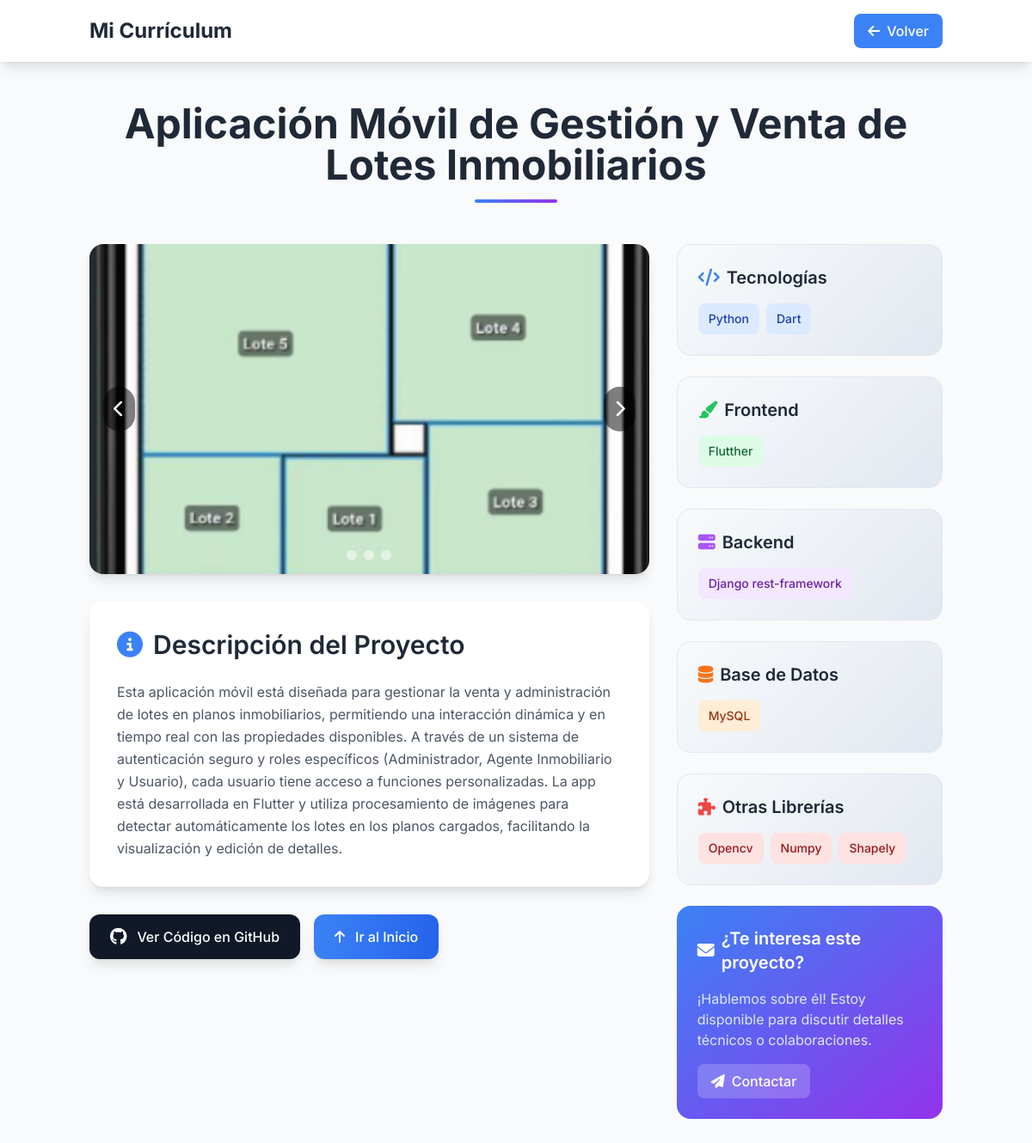
Screenshot of /proyecto/1/ with the database file from the repository.
### curriculum/models.py (models this page shows, shortened)
class Proyecto(models.Model):
    ESTADO_CHOICES = [
        ('desarrollo', 'En Desarrollo'),
        ('completado', 'Completado'),
        ('pausado', 'Pausado'),
        ('mantenimiento', 'En Mantenimiento'),
    ]
    titulo = models.CharField(max_length=100, verbose_name="Título del proyecto")
    descripcion = models.TextField(verbose_name="Descripción detallada")
    descripcion_corta = models.CharField(
        max_length=200,
        blank=True,
        null=True,
        verbose_name="Descripción corta",
        help_text="Descripción breve para mostrar en la vista principal"
    )
    link_github = models.URLField(blank=True, null=True, verbose_name="Enlace a GitHub")
    link_demo = models.URLField(blank=True, null=True, verbose_name="Enlace a demostración")
    tecnologias = models.CharField(
        max_length=300,
        blank=True,
        null=True,
        verbose_name="Tecnologías principales",
        help_text="Separar con comas (ej: Python, Django, PostgreSQL)"
    )
    frontend = models.CharField(
        max_length=200,
        blank=True,
        null=True,
        verbose_name="Tecnologías Frontend",
        help_text="Separar con comas (ej: React, Vue.js, HTML, CSS)"
    )
    backend = models.CharField(
        max_length=200,
        blank=True,
        null=True,
        verbose_name="Tecnologías Backend",
        help_text="Separar con comas (ej: Django, Node.js, Express)"
    )
    base_datos = models.CharField(
        max_length=200,
        blank=True,
        null=True,
        verbose_name="Base de datos",
        help_text="Separar con comas (ej: PostgreSQL, MongoDB, Redis)"
    )
    otras_librerias = models.CharField(
        max_length=200,
        blank=True,
        null=True,
        verbose_name="Otras librerías",
        help_text="Separar con comas (ej: TensorFlow, Pandas, JWT)"
    )
    estado = models.CharField(
        max_length=20,
        choices=ESTADO_CHOICES,
        default='desarrollo',
        verbose_name="Estado del proyecto"
    )
    fecha_inicio = models.DateField(blank=True, null=True, verbose_name="Fecha de inicio")
    fecha_fin = models.DateField(blank=True, null=True, verbose_name="Fecha de finalización")
    destacado = models.BooleanField(default=False, verbose_name="Proyecto destacado")
    orden = models.PositiveIntegerField(default=0, verbose_name="Orden de visualización")
    created_at = models.DateTimeField(auto_now_add=True)
    updated_at = models.DateTimeField(auto_now=True)
    class Meta:
        verbose_name = "Proyecto"
        verbose_name_plural = "Proyectos"
        ordering = ['-destacado', 'orden', '-created_at']

class ImagenProyecto(models.Model):
    proyecto = models.ForeignKey(
        Proyecto,
        related_name='imagenes',
        on_delete=models.CASCADE,
        verbose_name="Proyecto"
    )
    imagen = models.ImageField(
        upload_to='proyectos/',
        verbose_name="Imagen"
    )
    titulo = models.CharField(
        max_length=100,
        blank=True,
        null=True,
        verbose_name="Título de la imagen"
    )
    descripcion = models.TextField(
        blank=True,
        null=True,
        verbose_name="Descripción de la imagen"
    )
    orden = models.PositiveIntegerField(default=0, verbose_name="Orden")
    created_at = models.DateTimeField(auto_now_add=True)
    class Meta:
        verbose_name = "Imagen de Proyecto"
        verbose_name_plural = "Imágenes de Proyectos"
        ordering = ['orden', 'created_at']

### curriculum/views.py (the view)
# urls.py: path('proyecto/<int:proyecto_id>/', views.proyecto_detalle, name='proyecto_detalle'),
def proyecto_detalle(request, proyecto_id):
    proyecto = get_object_or_404(Proyecto, id=proyecto_id)
    return render(request, 'curriculum/proyecto_detalle.html', {
        'proyecto': proyecto
    })

### curriculum/templatetags/curriculum_extras.py (called while the page is built)
@register.filter
def split(value, arg):
    if value:
        return value.split(arg)
    return []

@register.filter
def trim(value):
    if value:
        return value.strip()
    return value

### curriculum/templates/curriculum/proyecto_detalle.html (shortened to what this page needs)
<!DOCTYPE html>
<html lang="es">
<head>
    {% load static %}
    {% load curriculum_extras %}
    <script src="https://cdn.tailwindcss.com"></script>
    <link rel="stylesheet" href="https://cdnjs.cloudflare.com/ajax/libs/font-awesome/6.4.0/css/all.min.css">
</head>
<body class="bg-gray-50 font-sans">
    <nav class="bg-white shadow-lg sticky top-0 z-50">
        <div class="container mx-auto px-4 py-4">
            <div class="flex items-center justify-between">
                <h1 class="text-2xl font-bold text-gray-800">Mi Currículum</h1>
                <a href="{% url 'home' %}"
                   class="inline-flex items-center px-4 py-2 bg-blue-500 hover:bg-blue-600 text-white rounded-lg transition-all duration-200 font-medium">
                    <i class="fas fa-arrow-left mr-2"></i>
                    Volver
                </a>
            </div>
        </div>
    </nav>
    <div class="container mx-auto px-4 py-12">
        <div class="text-center mb-12">
            <h1 class="text-5xl font-bold text-gray-800 mb-4">{{ proyecto.titulo }}</h1>
            <div class="w-24 h-1 bg-gradient-to-r from-blue-500 to-purple-600 mx-auto rounded-full"></div>
        </div>
        <div class="grid grid-cols-1 lg:grid-cols-3 gap-8">
            <div class="lg:col-span-2 space-y-8">
                <div class="bg-white rounded-2xl shadow-lg overflow-hidden">
                    <div class="relative h-96 bg-gray-100">
                        <div id="main-carousel" class="relative h-full carousel-fade">
                            {% for imagen in proyecto.imagenes.all %}
                            <div class="carousel-item absolute inset-0 {% if forloop.first %}active{% endif %}">
                            </div>
                            {% endfor %}
                        </div>
                        {% if proyecto.imagenes.count > 1 %}
                        <button onclick="prevSlide('main-carousel')"
                                class="absolute left-4 top-1/2 transform -translate-y-1/2 bg-black/50 hover:bg-black/70 text-white p-3 rounded-full transition-all duration-200">
                            <i class="fas fa-chevron-left text-xl"></i>
                        </button>
                        <button onclick="nextSlide('main-carousel')"
                                class="absolute right-4 top-1/2 transform -translate-y-1/2 bg-black/50 hover:bg-black/70 text-white p-3 rounded-full transition-all duration-200">
                            <i class="fas fa-chevron-right text-xl"></i>
                        </button>
                        <div class="absolute bottom-4 left-1/2 transform -translate-x-1/2 flex space-x-2">
                            {% for imagen in proyecto.imagenes.all %}
                            <button onclick="goToSlide('main-carousel', {{ forloop.counter0 }})"
                                    class="w-3 h-3 bg-white/50 rounded-full hover:bg-white/80 transition-all duration-200 {% if forloop.first %}bg-white{% endif %}"
                                    data-slide="{{ forloop.counter0 }}"></button>
                            {% endfor %}
                        </div>
                        {% endif %}
                    </div>
                </div>
                <div class="bg-white rounded-2xl shadow-lg p-8">
                    <h2 class="text-3xl font-semibold text-gray-800 mb-6 flex items-center">
                        <i class="fas fa-info-circle text-blue-500 mr-3"></i>
                        Descripción del Proyecto
                    </h2>
                    <div class="prose prose-lg max-w-none text-gray-600 leading-relaxed">
                        {{ proyecto.descripcion|linebreaks }}
                    </div>
                </div>
                <div class="flex flex-wrap gap-4">
                    {% if proyecto.link_github %}
                    <a href="{{ proyecto.link_github }}"
                       target="_blank"
                       class="inline-flex items-center px-6 py-3 bg-gray-900 hover:bg-gray-800 text-white rounded-xl transition-all duration-200 font-medium shadow-lg hover:shadow-xl">
                        <i class="fab fa-github mr-3 text-xl"></i>
                        Ver Código en GitHub
                    </a>
                    {% endif %}
                    <button onclick="window.scrollTo({top: 0, behavior: 'smooth'})"
                            class="inline-flex items-center px-6 py-3 bg-gradient-to-r from-blue-500 to-blue-600 hover:from-blue-600 hover:to-blue-700 text-white rounded-xl transition-all duration-200 font-medium shadow-lg hover:shadow-xl">
                        <i class="fas fa-arrow-up mr-3"></i>
                        Ir al Inicio
                    </button>
                </div>
            </div>
            <div class="space-y-6">
                {% if proyecto.tecnologias %}
                <div class="tech-stack-card rounded-2xl p-6">
                    <h3 class="text-xl font-semibold text-gray-800 mb-4 flex items-center">
                        <i class="fas fa-code text-blue-500 mr-2"></i>
                        Tecnologías
                    </h3>
                    <div class="flex flex-wrap gap-2">
                        {% for tech in proyecto.tecnologias|split:"," %}
                        <span class="px-3 py-2 bg-blue-100 text-blue-800 text-sm rounded-lg font-medium">
                            {{ tech|trim }}
                        </span>
                        {% endfor %}
                    </div>
                </div>
                {% endif %}
                {% if proyecto.frontend %}
                <div class="tech-stack-card rounded-2xl p-6">
                    <h3 class="text-xl font-semibold text-gray-800 mb-4 flex items-center">
                        <i class="fas fa-paint-brush text-green-500 mr-2"></i>
                        Frontend
                    </h3>
                    <div class="flex flex-wrap gap-2">
                        {% for tech in proyecto.frontend|split:"," %}
                        <span class="px-3 py-2 bg-green-100 text-green-800 text-sm rounded-lg font-medium">
                            {{ tech|trim }}
                        </span>
                        {% endfor %}
                    </div>
                </div>
                {% endif %}
                {% if proyecto.backend %}
                <div class="tech-stack-card rounded-2xl p-6">
                    <h3 class="text-xl font-semibold text-gray-800 mb-4 flex items-center">
                        <i class="fas fa-server text-purple-500 mr-2"></i>
                        Backend
                    </h3>
                    <div class="flex flex-wrap gap-2">
                        {% for tech in proyecto.backend|split:"," %}
                        <span class="px-3 py-2 bg-purple-100 text-purple-800 text-sm rounded-lg font-medium">
                            {{ tech|trim }}
                        </span>
                        {% endfor %}
                    </div>
                </div>
                {% endif %}
                {% if proyecto.base_datos %}
                <div class="tech-stack-card rounded-2xl p-6">
                    <h3 class="text-xl font-semibold text-gray-800 mb-4 flex items-center">
                        <i class="fas fa-database text-orange-500 mr-2"></i>
                        Base de Datos
                    </h3>
                    <div class="flex flex-wrap gap-2">
                        {% for tech in proyecto.base_datos|split:"," %}
                        <span class="px-3 py-2 bg-orange-100 text-orange-800 text-sm rounded-lg font-medium">
                            {{ tech|trim }}
                        </span>
                        {% endfor %}
                    </div>
                </div>
                {% endif %}
                {% if proyecto.otras_librerias %}
                <div class="tech-stack-card rounded-2xl p-6">
                    <h3 class="text-xl font-semibold text-gray-800 mb-4 flex items-center">
                        <i class="fas fa-puzzle-piece text-red-500 mr-2"></i>
                        Otras Librerías
                    </h3>
                    <div class="flex flex-wrap gap-2">
                        {% for tech in proyecto.otras_librerias|split:"," %}
                        <span class="px-3 py-2 bg-red-100 text-red-800 text-sm rounded-lg font-medium">
                            {{ tech|trim }}
                        </span>
                        {% endfor %}
                    </div>
                </div>
                {% endif %}
                <div class="bg-gradient-to-br from-blue-500 to-purple-600 rounded-2xl p-6 text-white">
                    <h3 class="text-xl font-semibold mb-4 flex items-center">
                        <i class="fas fa-envelope mr-2"></i>
                        ¿Te interesa este proyecto?
                    </h3>
                    <p class="mb-4 text-blue-100">
                        ¡Hablemos sobre él! Estoy disponible para discutir detalles técnicos o colaboraciones.
                    </p>
                    <a href="mailto:contacto@ejemplo.com"
                       class="inline-flex items-center px-4 py-2 bg-white/20 hover:bg-white/30 text-white rounded-lg transition-all duration-200 font-medium backdrop-blur-sm">
                        <i class="fas fa-paper-plane mr-2"></i>
                        Contactar
                    </a>
                </div>
            </div>
        </div>
    </div>
</body>
</html>

### curriculum/templates/curriculum/proyecto_detalle.html (style rules this page uses)
.carousel-fade .carousel-item { opacity: 0; transition: opacity 0.6s ease-in-out; }
.carousel-fade .carousel-item.active { opacity: 1; }
.tech-stack-card { background: linear-gradient(135deg, #f8fafc 0%, #e2e8f0 100%); border: 1px solid #e2e8f0; }

### rows the page displays
Proyecto: titulo "Aplicación Móvil de Gestión y Venta de Lotes Inmobiliarios", descripcion "Esta aplicación móvil está diseñada para gestionar la venta y administración de lotes en planos inmobiliarios, permitiendo una interacción dinámica y en tiempo real con las propiedades disponibles. A través de un sistema de autenticación seguro y roles específicos (Administrador, Agente Inmobiliario y Usuario), cada usuario tiene acceso a funciones personalizadas. La app está desarrollada en Flutter y utiliza procesamiento de imágenes para detectar automáticamente los lotes en los planos cargados, facilitando la visualización y edición de detalles.", frontend "Flutther", backend "Django rest-framework", base_datos "MySQL"

### other values shown
{{ tech|trim }} "Python" "Dart"
{{ tech|trim }} "Opencv" "Numpy" "Shapely"
